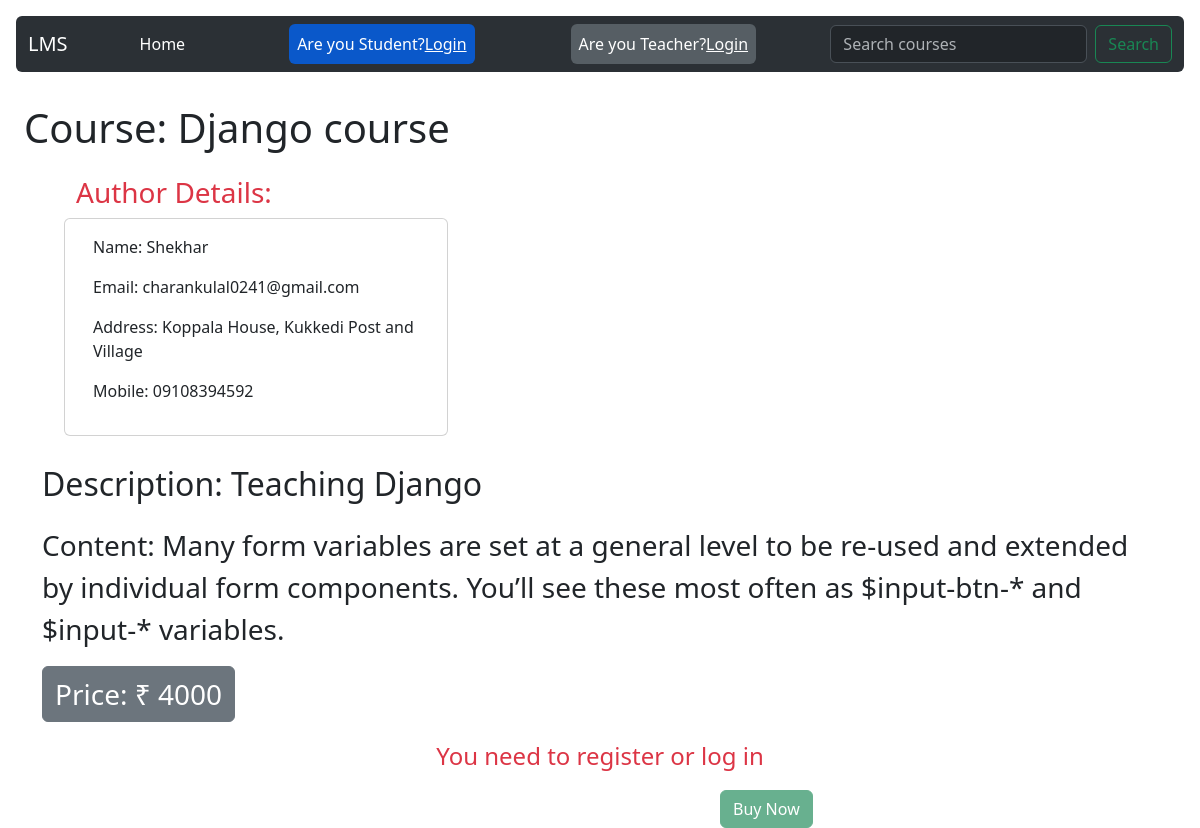
Screenshot of /course/11/ with the database file from the repository.
### base/models.py (models this page shows, shortened)
class Course(models.Model):
    courseName = models.CharField(max_length=200)
    teacher_id=models.ForeignKey(Teacher,on_delete=models.CASCADE)
    description=models.TextField()
    content=models.TextField()
    price=models.CharField(max_length=10)
    category=models.CharField(max_length=200)

class Teacher(models.Model):
    name = models.CharField(max_length=100)
    email = models.EmailField()
    password=models.CharField(max_length=50)
    phone = models.CharField(max_length=20, blank=True)
    address = models.TextField(blank=True)
    age=models.CharField(max_length=10)
    gender=models.CharField(max_length=20)
    def __str__(self):
        return self.name

### base/views.py (the view)
# urls.py: path('course/<str:pk>/',views.courses,name="course"),
def courses(request, pk):
    course = Course.objects.get(id=pk)
    teacher_name = course.teacher_id
    teacher = Teacher.objects.get(name=teacher_name)
    context1 = {'course': course}
    context2 = {'teacher': teacher}
    context = {**context1, **context2}
    return render(request, 'base/courses.html', context)

### base/templates/base/courses.html
{% extends 'main.html' %} {% block content %}
<h1 class="m-4" style="padding-top: 5rem">Course: {{course.courseName }}</h1>
<div class="row" style="margin-left: 4rem">
  <h3 class="text-danger">Author Details:</h3>
  <div class="card card-outline-danger" style="width: 24rem">
    <div class="card-body">
      <p class="text">Name: {{teacher.name}}</p>
      <p class="text">Email: {{teacher.email}}</p>
      <p class="text">Address: {{teacher.address}}</p>
      <p class="text">Mobile: {{teacher.phone}}</p>
    </div>
  </div>
</div>
<div class="container mt-4">
  <p class="fs-2">Description: {{course.description}}</p>
  <p class="fs-3">Content: {{course.content}}</p>
  <p class="fs-3 btn btn-secondary">Price: &#8377; {{course.price}}</p>
</div>
<p class="text-center text-danger fs-4">You need to register or log in</p>
<div style="margin-left: 45rem">
  <button class="btn btn-success" type="button" disabled>Buy Now</button>
</div>
{% endblock content %}

### rows the page displays
Course: courseName "Django course", description "Teaching Django", content "Many form variables are set at a general level to be re-used and extended by individual form components. You’ll see these most often as $input-btn-* and $input-* variables.", price "4000"
Teacher: name "Shekhar", email "charankulal0241@gmail.com", address "Koppala House, Kukkedi Post and Village", phone "09108394592"
